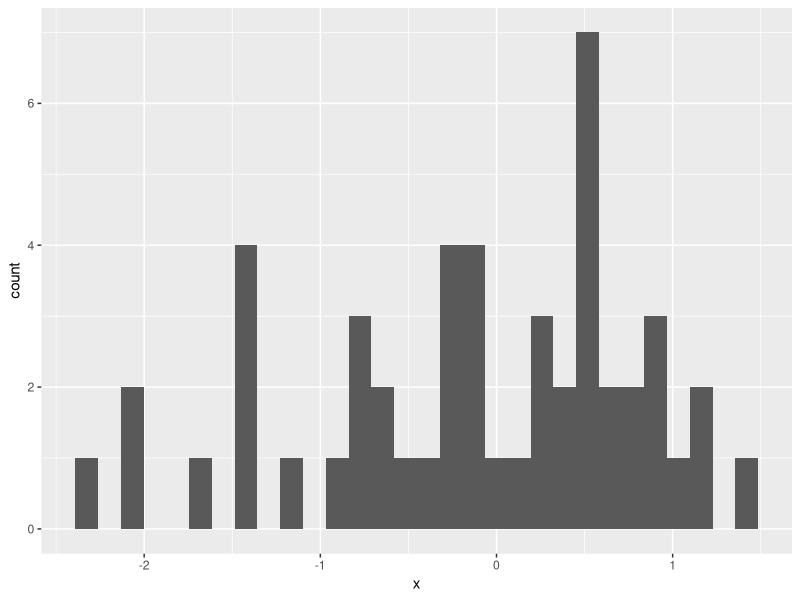
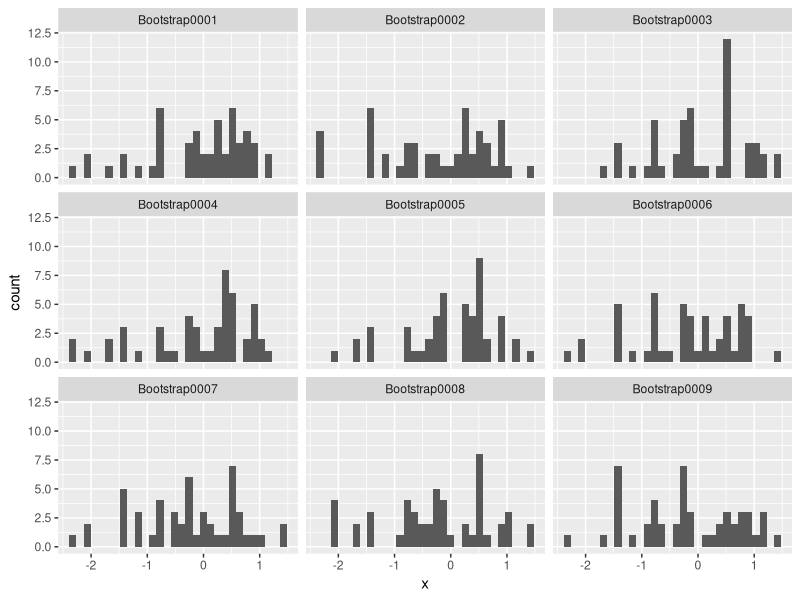

These figures' R source, in order:
## ---- chunk 1
library(MASS)
library(tidyverse)
library(broom)
library(rsample)
## ---- chunk 2
## NOTE: No need to edit this setup
set.seed(101)
df_data_norm <- tibble(x = rnorm(50))

df_data_norm %>%
  ggplot(aes(x)) +
  geom_histogram()
## ---- chunk 3
## NOTE: No need to edit this setup
df_resample_norm <-
  bootstraps(df_data_norm, times = 1000) %>%
  mutate(df = map(splits, ~ analysis(.x)))

df_resample_norm %>%
  slice(1:9) %>%
  unnest(df) %>%
  ggplot(aes(x)) +
  geom_histogram() +
  facet_wrap(~ id)
## ---- chunk 4
## NOTE: No need to edit this example
v_mean_est <-
  map_dbl(
    df_resample_norm %>% pull(df),
    ~ summarize(.x, mean_est = mean(x)) %>% pull(mean_est)
  )

v_mean_est[1:9]
## ---- chunk 5
## TASK: Use the demo-map code above to mutate df_resample_norm, create the column mean_est
df_q1 <-
  df_resample_norm %>% 
    mutate(
      mean_est = map_dbl(map(df, pull, x), mean)
    )

df_q1
## ---- chunk 6
## NOTE: No need to change this!
assertthat::assert_that(
  assertthat::are_equal(
    df_q1 %>% pull(mean_est),
    v_mean_est
  )
)
print("Great job!")
## ---- chunk 7
# NOTE: No need to change this demo code
df_data_norm %>%
  pull(x) %>%
  fitdistr(densfun = "normal") %>%
  tidy()
## ---- chunk 8
## TASK: Edit this code to produce results that work with `int_pctl()`
df_q2 <-
  df_resample_norm %>%
  mutate(
    estimates = map(
      splits,
      ~ analysis(.x) %>% pull(x) %>% fitdistr(densfun = "normal") %>% tidy()
    )
  )

# NOTE: The following function call will work once you correctly edit the code above
int_pctl(df_q2, estimates)
## ---- chunk 9
## TASK: Read this code; will the data be representative of the population
## rnorm(mean = 0, sd = 1)?
tibble(x = rnorm(n = 100)) %>%
  filter(x < 0) %>%

  bootstraps(times = 1000) %>%
  mutate(
    estimates = map(
      splits,
      ~ analysis(.x) %>% pull(x) %>% fitdistr(densfun = "normal") %>% tidy()
    )
  ) %>%
  int_pctl(estimates)
## ---- chunk 10
## TASK: Run this code,
set.seed(101)
times <- 10

df_q4 <-
  map_dfr(
    seq(1, 100), # Number of replicates
    function(repl) {
      tibble(x = rnorm(10)) %>%
        bootstraps(times = times) %>%
        mutate(
          estimates = map(
            splits,
            ~ analysis(.x) %>% pull(x) %>% fitdistr(densfun = "normal") %>% tidy()
          )
        ) %>%
        int_pctl(estimates, alpha = 1 - 0.95) %>%
        mutate(repl = repl)
    }
  )

## Estimate the coverage probability of the bootstrap intervals
df_q4 %>%
  filter(term == "mean") %>%
  mutate(cover = (.lower <= 0) & (0 <= .upper)) %>%
  summarize(mean(cover))
## ---- chunk 11
## NOTE: No need to change this example code
set.seed(101)

df_data_w <- tibble(y = rweibull(50, shape = 2, scale = 4))
pr_true <- pweibull(q = 2, shape = 2, scale = 4)

df_data_w %>%
  pull(y) %>%
  fitdistr(densfun = "weibull") %>%
  tidy()
## ---- chunk 12
## NOTE: No need to change this example code; but feel free to adapt it!
fit_fun <- function(split) {
  ## Fit distribution
  df_tmp <-
    analysis(split) %>%
    pull(y) %>%
    fitdistr(densfun = "weibull") %>%
    tidy()

  ## Extract statistics
  scale_est <-
    df_tmp %>%
    filter(term == "scale") %>%
    pull(estimate)
  shape_est <-
    df_tmp %>%
    filter(term == "shape") %>%
    pull(estimate)

  ## Add probability estimate in tidy form
  df_tmp %>%
    bind_rows(tibble(
      estimate = pweibull(q = 2, scale = scale_est, shape = shape_est),
      term = "pr"
    ))
}

df_resample_pr <-
  bootstraps(df_data_w, times = 1000) %>%
  mutate(estimates = map(splits, fit_fun))
## ---- chunk 13
## NOTE: No need to change this example code
int_pctl(df_resample_pr, estimates)
pr_true
